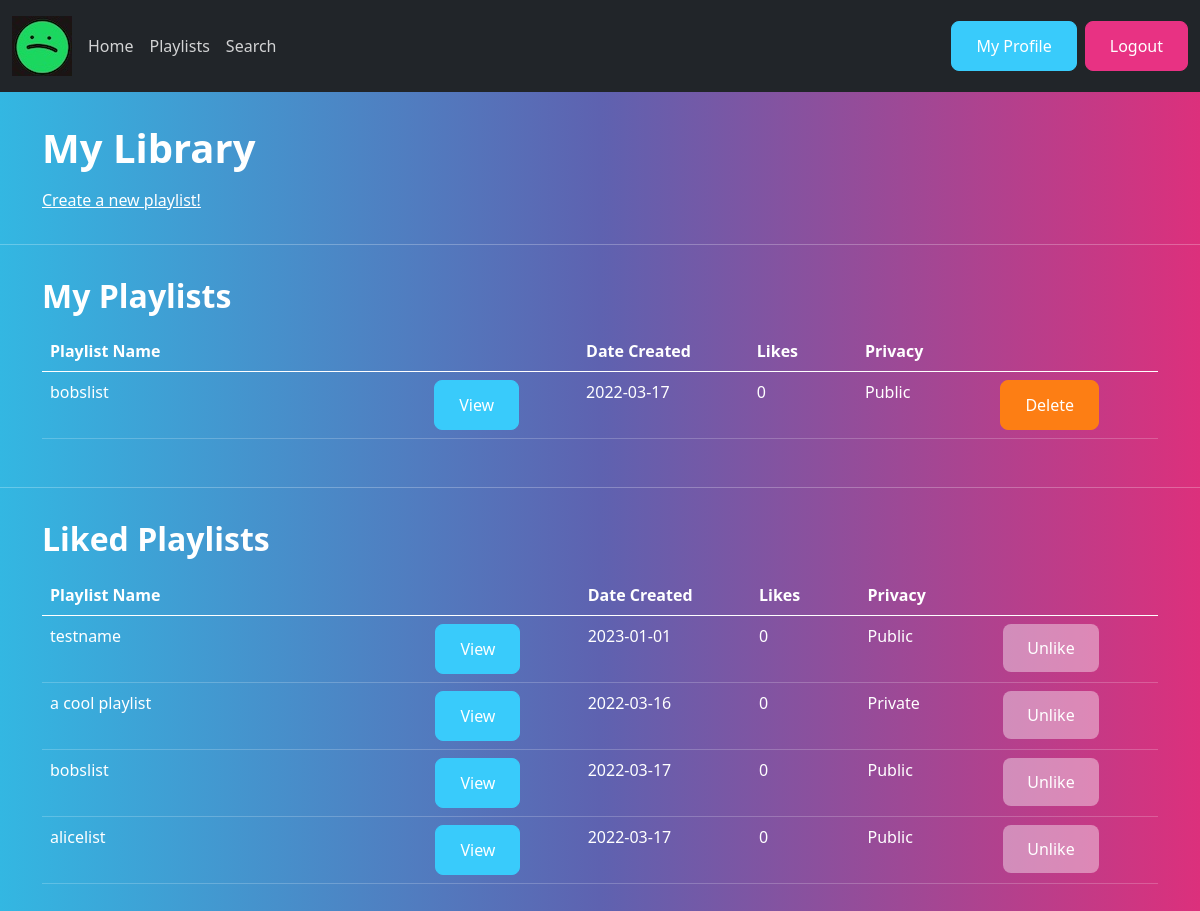
The app's page /php_playlists/user-library.php (signed in) with its own data.
### tables this page shows
CREATE TABLE created_by (
    user_id INT NOT NULL,
    playlist_id INT NOT NULL PRIMARY KEY,
    FOREIGN KEY (user_id) REFERENCES user(user_id),
    FOREIGN KEY (playlist_id) REFERENCES playlist(playlist_id)
);

CREATE TABLE playlist (
    playlist_id INT NOT NULL AUTO_INCREMENT PRIMARY KEY,
    name VARCHAR(200) NOT NULL,
    date_created DATE NOT NULL,
    num_likes INT NOT NULL,
    is_public BOOL NOT NULL
);

CREATE TABLE likes (
    user_id INT NOT NULL,
    playlist_id INT NOT NULL,
    PRIMARY KEY (user_id, playlist_id),
    FOREIGN KEY (playlist_id) REFERENCES playlist(playlist_id)
);

### php_playlists/userlibs/playlist_fxs.php (called while the page is built, shortened)
<?php
function getAllPlaylists($userId, $owner) {
    global $db;
    $query = '';
    if ($owner) {
        $query = 'SELECT *
            FROM playlist
            INNER JOIN created_by cb
            ON playlist.playlist_id = cb.playlist_id
            WHERE user_id=:id';
    }
    else {
        $query = 'SELECT *
            FROM playlist
            INNER JOIN created_by cb
            ON playlist.playlist_id = cb.playlist_id
            WHERE user_id=:id AND is_public=TRUE';
    }
    $statement = $db->prepare($query);
    $statement->bindValue(':id', $userId);
    $statement->execute();
    $results = $statement->fetchAll();
    return $results;
}

### php_playlists/userlibs/user_fxs.php (called while the page is built, shortened)
<?php
function getLikedPlaylists($userId, $owner) {
    global $db;
    $query = '';
    if ($owner) {
        $query = 'SELECT *
            FROM playlist
            INNER JOIN likes
            ON playlist.playlist_id = likes.playlist_id
            WHERE user_id=:id';
    }
    else {
        $query = 'SELECT *
            FROM playlist
            INNER JOIN likes
            ON playlist.playlist_id = likes.playlist_id
            WHERE user_id=:id AND is_public=TRUE';
    }
    $statement = $db->prepare($query);
    $statement->bindValue(':id', $userId);
    $statement->execute();
    $results = $statement->fetchAll();
    return $results;
}

### php_playlists/user-library.php (the view, shortened to what this page needs)
<?php
require('connect-db.php');
require('userlibs/playlist_fxs.php');
require('userlibs/user_fxs.php');
$modifying = false;
$userPlaylists = [];
$likedPlaylists = [];
$displayName = '';
if (isset($_GET['user']) and ($_GET['user'] != $_SESSION['id'])) {
    $uName = getUser($_GET['user'])['email'];
    $displayName = "{$uName}'s";
    $userPlaylists = getAllPlaylists($_GET['user'], false);
    $likedPlaylists = getLikedPlaylists($_GET['user'], false);
}
else {
    $modifying = true;
    $displayName = 'My';
    $userPlaylists = getAllPlaylists($_SESSION['id'], true);
    $likedPlaylists = getLikedPlaylists($_SESSION['id'], true);
}
?>
<!DOCTYPE html>
<html>
<head>
    <link rel="stylesheet" type="text/css" href="style/bootstrap.min.css">
</head>
<body>
<nav class="navbar navbar-expand-lg navbar-dark bg-dark">
    <div class="container-fluid">
        <a href="#" class="img-fluid" style="margin-right: 8px"><img src="style/spot.jpg"></a>
        <div class="collapse navbar-collapse" id="navbarColor01">
            <ul class="navbar-nav me-auto">
                <li class="nav-item">
                    <a class="nav-link" href="homepage.php">Home</a>
                </li>
                <li class="nav-item">
                    <a class="nav-link" href="user-library.php">Playlists</a>
                </li>
                <li class="nav-item">
                    <a class="nav-link" href="search.php">Search</a>
                </li>
            </ul>
            <a class="btn btn-info mx-1" href="profile.php">My Profile</a>
            <a class="btn btn-primary" href="signout.php">Logout</a>
        </div>
    </div>
</nav>
<div class="container mt-3">
    <h1><?php echo $displayName?> Library</h1>
    <?php if ($modifying) {
        echo '<p><a href="add-playlist.php">Create a new playlist!</a></p>';
    }
    else {
        echo '<p><a href="user-library.php">Go back to my library</a></p>';
    }
    ?>
</div>
<hr/>
<div class="container mb-4">
    <h2>My Playlists</h2>
    <table class="table table-hover">
    <?php if ($modifying) {
        echo '<thead>
            <tr>
                <th width="18%">Playlist Name</th>
                <th width="5%"></th>
                <th width="8%">Date Created</th>
                <th width="5%">Likes</th>
                <th width="6%">Privacy</th>
                <th width="5%"></th>
            </tr>
        </thead>';
    }
    ?>
    <?php foreach ($userPlaylists as $playlist): ?>
    <tr>
        <td> <?php echo $playlist['name']; ?>
        </td>
        <td>
            <a href="<?php echo "playlist_display.php?playlist={$playlist['playlist_id']}"?>"
               class="btn btn-info">View</a>
        </td>
        <td> <?php echo $playlist['date_created']; ?> </td>
        <td> <?php echo $playlist['num_likes']; ?> </td>
        <td>
            <?php
            if ($modifying) {
                if ($playlist['is_public'] == 0) {
                    echo "Private";
                } else {
                    echo "Public";
                }
            }
            ?>
        </td>
        <?php if ($modifying) {
            ?>
            <td>
            <form action="user-library.php" method="post">
                <input type="submit" value="Delete" name="btnAction"
                    class="btn btn-danger" />
            </form>
        </td>
        <?php
        }
        ?>
    </tr>
    <?php endforeach; ?>
</table>
</div>
<hr/>
<div class="container">
    <h2>Liked Playlists</h2>
    <table class="table table-hover">
        <?php if ($modifying) {
            echo '<thead>
            <tr>
                <th width="18%">Playlist Name</th>
                <th width="5%"></th>
                <th width="8%">Date Created</th>
                <th width="5%">Likes</th>
                <th width="6%">Privacy</th>
                <th width="5%"></th>
            </tr>
        </thead>';
        }
        ?>
        <?php foreach ($likedPlaylists as $playlist): ?>
            <tr>
                <td> <?php echo $playlist['name']; ?>
                </td>
                <td>
                    <a href="<?php echo "playlist_display.php?playlist={$playlist['playlist_id']}"?>"
                       class="btn btn-info">View</a>
                </td>
                <td> <?php echo $playlist['date_created']; ?> </td>
                <td> <?php echo $playlist['num_likes']; ?> </td>
                <td>
                    <?php
                    if ($modifying) {
                        if ($playlist['is_public'] == 0) {
                            echo "Private";
                        } else {
                            echo "Public";
                        }
                    }
                    ?>
                </td>
                <?php if ($modifying) {
                    ?>
                    <td>
                        <form action="user-library.php" method="post">
                            <input type="submit" value="Unlike" name="btnAction"
                                   class="btn btn-secondary" />
                        </form>
                    </td>
                    <?php
                }
                ?>
            </tr>
        <?php endforeach; ?>
    </table>
</div>
</body>
</html>

### records on screen
created_by: playlist_id.name "bobslist", playlist_id.date_created "2022-03-17", playlist_id.num_likes "0", shows "Public"
likes: playlist.name "testname", playlist.date_created "2023-01-01", playlist.num_likes "0", shows "Public"
likes: playlist.name "a cool playlist", playlist.date_created "2022-03-16", playlist.num_likes "0", shows "Private"
likes: playlist.name "alicelist", playlist.date_created "2022-03-17", playlist.num_likes "0", shows "Public"

### other values on screen
$displayName "My"
